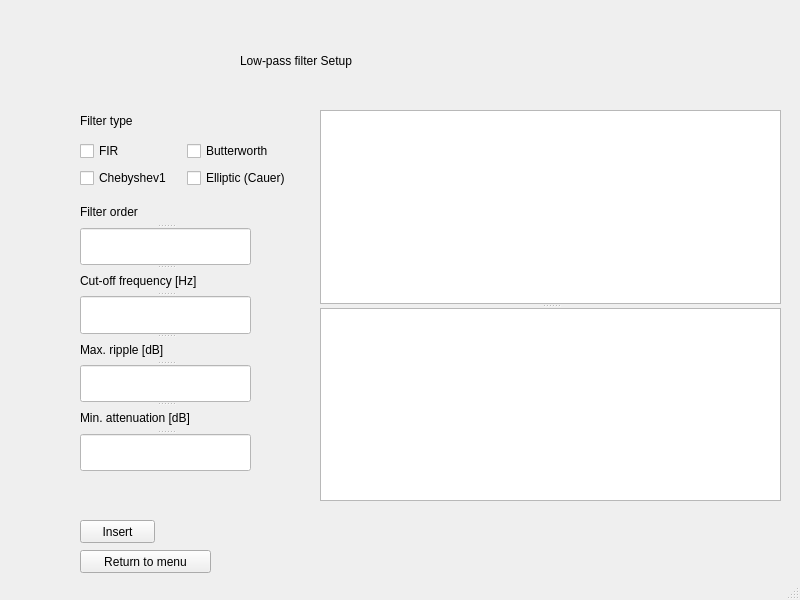
<?xml version="1.0" encoding="UTF-8"?>
<ui version="4.0">
 <class>MainWindow</class>
 <widget class="QMainWindow" name="MainWindow">
  <property name="geometry">
   <rect>
    <x>0</x>
    <y>0</y>
    <width>800</width>
    <height>600</height>
   </rect>
  </property>
  <property name="windowTitle">
   <string>MainWindow</string>
  </property>
  <property name="styleSheet">
   <string notr="true"/>
  </property>
  <widget class="QWidget" name="centralwidget">
   <widget class="QLabel" name="label">
    <property name="geometry">
     <rect>
      <x>240</x>
      <y>30</y>
      <width>301</width>
      <height>61</height>
     </rect>
    </property>
    <property name="styleSheet">
     <string notr="true">font: 24pt &quot;MS Shell Dlg 2&quot;;</string>
    </property>
    <property name="text">
     <string>Low-pass filter Setup</string>
    </property>
   </widget>
   <widget class="QPushButton" name="insert_button">
    <property name="geometry">
     <rect>
      <x>80</x>
      <y>520</y>
      <width>75</width>
      <height>23</height>
     </rect>
    </property>
    <property name="styleSheet">
     <string notr="true"/>
    </property>
    <property name="text">
     <string>Insert</string>
    </property>
   </widget>
   <widget class="QLabel" name="error_label">
    <property name="geometry">
     <rect>
      <x>80</x>
      <y>470</y>
      <width>221</width>
      <height>41</height>
     </rect>
    </property>
    <property name="styleSheet">
     <string notr="true">color: rgb(255, 0, 0);</string>
    </property>
    <property name="text">
     <string/>
    </property>
   </widget>
   <widget class="QPushButton" name="return_button">
    <property name="geometry">
     <rect>
      <x>80</x>
      <y>550</y>
      <width>131</width>
      <height>23</height>
     </rect>
    </property>
    <property name="styleSheet">
     <string notr="true">color: rgb(0, 0, 0);</string>
    </property>
    <property name="text">
     <string>Return to menu</string>
    </property>
   </widget>
   <widget class="QSplitter" name="splitter">
    <property name="geometry">
     <rect>
      <x>320</x>
      <y>110</y>
      <width>461</width>
      <height>391</height>
     </rect>
    </property>
    <property name="orientation">
     <enum>Qt::Vertical</enum>
    </property>
    <widget class="PlotWidget" name="bode_diagram_amp"/>
    <widget class="PlotWidget" name="bode_diagram_phase"/>
   </widget>
   <widget class="QLabel" name="label_4">
    <property name="geometry">
     <rect>
      <x>80</x>
      <y>100</y>
      <width>151</width>
      <height>41</height>
     </rect>
    </property>
    <property name="styleSheet">
     <string notr="true">font: 12pt &quot;MS Shell Dlg 2&quot;;</string>
    </property>
    <property name="text">
     <string>Filter type</string>
    </property>
   </widget>
   <widget class="QWidget" name="">
    <property name="geometry">
     <rect>
      <x>80</x>
      <y>140</y>
      <width>211</width>
      <height>51</height>
     </rect>
    </property>
    <layout class="QGridLayout" name="gridLayout">
     <item row="0" column="0">
      <widget class="QCheckBox" name="FIR_checkbox">
       <property name="text">
        <string>FIR</string>
       </property>
      </widget>
     </item>
     <item row="0" column="1">
      <widget class="QCheckBox" name="Butterworth_checkbox">
       <property name="text">
        <string>Butterworth</string>
       </property>
      </widget>
     </item>
     <item row="1" column="0">
      <widget class="QCheckBox" name="Chebyshev1_checkbox">
       <property name="text">
        <string>Chebyshev1</string>
       </property>
      </widget>
     </item>
     <item row="1" column="1">
      <widget class="QCheckBox" name="Elliptic_checkbox">
       <property name="text">
        <string>Elliptic (Cauer)</string>
       </property>
      </widget>
     </item>
    </layout>
   </widget>
   <widget class="QSplitter" name="splitter_2">
    <property name="geometry">
     <rect>
      <x>80</x>
      <y>200</y>
      <width>171</width>
      <height>271</height>
     </rect>
    </property>
    <property name="orientation">
     <enum>Qt::Vertical</enum>
    </property>
    <widget class="QLabel" name="label_2">
     <property name="styleSheet">
      <string notr="true">font: 12pt &quot;MS Shell Dlg 2&quot;;</string>
     </property>
     <property name="text">
      <string>Filter order</string>
     </property>
    </widget>
    <widget class="QLineEdit" name="num_coeff_line">
     <property name="styleSheet">
      <string notr="true">background-color: rgb(255, 255, 255);</string>
     </property>
    </widget>
    <widget class="QLabel" name="label_3">
     <property name="styleSheet">
      <string notr="true">font: 12pt &quot;MS Shell Dlg 2&quot;;</string>
     </property>
     <property name="text">
      <string>Cut-off frequency [Hz]</string>
     </property>
    </widget>
    <widget class="QLineEdit" name="cut_off_fre_line">
     <property name="styleSheet">
      <string notr="true">background-color: rgb(255, 255, 255);</string>
     </property>
    </widget>
    <widget class="QLabel" name="label_5">
     <property name="styleSheet">
      <string notr="true">font: 12pt &quot;MS Shell Dlg 2&quot;;</string>
     </property>
     <property name="text">
      <string>Max. ripple [dB]</string>
     </property>
    </widget>
    <widget class="QLineEdit" name="max_ripple_line">
     <property name="styleSheet">
      <string notr="true">background-color: rgb(255, 255, 255);</string>
     </property>
    </widget>
    <widget class="QLabel" name="label_6">
     <property name="styleSheet">
      <string notr="true">font: 12pt &quot;MS Shell Dlg 2&quot;;</string>
     </property>
     <property name="text">
      <string>Min. attenuation [dB]</string>
     </property>
    </widget>
    <widget class="QLineEdit" name="min_attenuation_line">
     <property name="styleSheet">
      <string notr="true">background-color: rgb(255, 255, 255);</string>
     </property>
    </widget>
   </widget>
  </widget>
  <widget class="QStatusBar" name="statusbar"/>
 </widget>
 <customwidgets>
  <customwidget>
   <class>PlotWidget</class>
   <extends>QGraphicsView</extends>
   <header location="global">pyqtgraph</header>
  </customwidget>
 </customwidgets>
 <resources/>
 <connections>
  <connection>
   <sender>FIR_checkbox</sender>
   <signal>clicked(bool)</signal>
   <receiver>max_ripple_line</receiver>
   <slot>setDisabled(bool)</slot>
   <hints>
    <hint type="sourcelabel">
     <x>158</x>
     <y>150</y>
    </hint>
    <hint type="destinationlabel">
     <x>158</x>
     <y>383</y>
    </hint>
   </hints>
  </connection>
  <connection>
   <sender>FIR_checkbox</sender>
   <signal>clicked(bool)</signal>
   <receiver>min_attenuation_line</receiver>
   <slot>setDisabled(bool)</slot>
   <hints>
    <hint type="sourcelabel">
     <x>116</x>
     <y>136</y>
    </hint>
    <hint type="destinationlabel">
     <x>122</x>
     <y>447</y>
    </hint>
   </hints>
  </connection>
  <connection>
   <sender>Butterworth_checkbox</sender>
   <signal>clicked(bool)</signal>
   <receiver>max_ripple_line</receiver>
   <slot>setDisabled(bool)</slot>
   <hints>
    <hint type="sourcelabel">
     <x>228</x>
     <y>143</y>
    </hint>
    <hint type="destinationlabel">
     <x>217</x>
     <y>377</y>
    </hint>
   </hints>
  </connection>
  <connection>
   <sender>Butterworth_checkbox</sender>
   <signal>clicked(bool)</signal>
   <receiver>min_attenuation_line</receiver>
   <slot>setDisabled(bool)</slot>
   <hints>
    <hint type="sourcelabel">
     <x>234</x>
     <y>139</y>
    </hint>
    <hint type="destinationlabel">
     <x>186</x>
     <y>455</y>
    </hint>
   </hints>
  </connection>
  <connection>
   <sender>Chebyshev1_checkbox</sender>
   <signal>clicked(bool)</signal>
   <receiver>min_attenuation_line</receiver>
   <slot>setDisabled(bool)</slot>
   <hints>
    <hint type="sourcelabel">
     <x>108</x>
     <y>168</y>
    </hint>
    <hint type="destinationlabel">
     <x>103</x>
     <y>452</y>
    </hint>
   </hints>
  </connection>
  <connection>
   <sender>FIR_checkbox</sender>
   <signal>clicked(bool)</signal>
   <receiver>Butterworth_checkbox</receiver>
   <slot>setDisabled(bool)</slot>
   <hints>
    <hint type="sourcelabel">
     <x>137</x>
     <y>141</y>
    </hint>
    <hint type="destinationlabel">
     <x>205</x>
     <y>142</y>
    </hint>
   </hints>
  </connection>
  <connection>
   <sender>FIR_checkbox</sender>
   <signal>clicked(bool)</signal>
   <receiver>Chebyshev1_checkbox</receiver>
   <slot>setDisabled(bool)</slot>
   <hints>
    <hint type="sourcelabel">
     <x>115</x>
     <y>145</y>
    </hint>
    <hint type="destinationlabel">
     <x>115</x>
     <y>168</y>
    </hint>
   </hints>
  </connection>
  <connection>
   <sender>FIR_checkbox</sender>
   <signal>clicked(bool)</signal>
   <receiver>Elliptic_checkbox</receiver>
   <slot>setDisabled(bool)</slot>
   <hints>
    <hint type="sourcelabel">
     <x>132</x>
     <y>142</y>
    </hint>
    <hint type="destinationlabel">
     <x>219</x>
     <y>169</y>
    </hint>
   </hints>
  </connection>
  <connection>
   <sender>Butterworth_checkbox</sender>
   <signal>clicked(bool)</signal>
   <receiver>FIR_checkbox</receiver>
   <slot>setDisabled(bool)</slot>
   <hints>
    <hint type="sourcelabel">
     <x>197</x>
     <y>145</y>
    </hint>
    <hint type="destinationlabel">
     <x>165</x>
     <y>145</y>
    </hint>
   </hints>
  </connection>
  <connection>
   <sender>Butterworth_checkbox</sender>
   <signal>clicked(bool)</signal>
   <receiver>Chebyshev1_checkbox</receiver>
   <slot>setDisabled(bool)</slot>
   <hints>
    <hint type="sourcelabel">
     <x>217</x>
     <y>142</y>
    </hint>
    <hint type="destinationlabel">
     <x>166</x>
     <y>170</y>
    </hint>
   </hints>
  </connection>
  <connection>
   <sender>Butterworth_checkbox</sender>
   <signal>clicked(bool)</signal>
   <receiver>Elliptic_checkbox</receiver>
   <slot>setDisabled(bool)</slot>
   <hints>
    <hint type="sourcelabel">
     <x>200</x>
     <y>141</y>
    </hint>
    <hint type="destinationlabel">
     <x>203</x>
     <y>165</y>
    </hint>
   </hints>
  </connection>
  <connection>
   <sender>Chebyshev1_checkbox</sender>
   <signal>clicked(bool)</signal>
   <receiver>FIR_checkbox</receiver>
   <slot>setDisabled(bool)</slot>
   <hints>
    <hint type="sourcelabel">
     <x>166</x>
     <y>165</y>
    </hint>
    <hint type="destinationlabel">
     <x>166</x>
     <y>143</y>
    </hint>
   </hints>
  </connection>
  <connection>
   <sender>Chebyshev1_checkbox</sender>
   <signal>clicked(bool)</signal>
   <receiver>Butterworth_checkbox</receiver>
   <slot>setDisabled(bool)</slot>
   <hints>
    <hint type="sourcelabel">
     <x>157</x>
     <y>174</y>
    </hint>
    <hint type="destinationlabel">
     <x>205</x>
     <y>143</y>
    </hint>
   </hints>
  </connection>
  <connection>
   <sender>Chebyshev1_checkbox</sender>
   <signal>clicked(bool)</signal>
   <receiver>Elliptic_checkbox</receiver>
   <slot>setDisabled(bool)</slot>
   <hints>
    <hint type="sourcelabel">
     <x>168</x>
     <y>171</y>
    </hint>
    <hint type="destinationlabel">
     <x>209</x>
     <y>172</y>
    </hint>
   </hints>
  </connection>
  <connection>
   <sender>Elliptic_checkbox</sender>
   <signal>clicked(bool)</signal>
   <receiver>FIR_checkbox</receiver>
   <slot>setDisabled(bool)</slot>
   <hints>
    <hint type="sourcelabel">
     <x>199</x>
     <y>169</y>
    </hint>
    <hint type="destinationlabel">
     <x>166</x>
     <y>145</y>
    </hint>
   </hints>
  </connection>
  <connection>
   <sender>Elliptic_checkbox</sender>
   <signal>clicked(bool)</signal>
   <receiver>Butterworth_checkbox</receiver>
   <slot>setDisabled(bool)</slot>
   <hints>
    <hint type="sourcelabel">
     <x>235</x>
     <y>170</y>
    </hint>
    <hint type="destinationlabel">
     <x>237</x>
     <y>145</y>
    </hint>
   </hints>
  </connection>
  <connection>
   <sender>Elliptic_checkbox</sender>
   <signal>clicked(bool)</signal>
   <receiver>Chebyshev1_checkbox</receiver>
   <slot>setDisabled(bool)</slot>
   <hints>
    <hint type="sourcelabel">
     <x>202</x>
     <y>169</y>
    </hint>
    <hint type="destinationlabel">
     <x>162</x>
     <y>163</y>
    </hint>
   </hints>
  </connection>
  <connection>
   <sender>FIR_checkbox</sender>
   <signal>clicked(bool)</signal>
   <receiver>label_5</receiver>
   <slot>setDisabled(bool)</slot>
   <hints>
    <hint type="sourcelabel">
     <x>93</x>
     <y>137</y>
    </hint>
    <hint type="destinationlabel">
     <x>114</x>
     <y>342</y>
    </hint>
   </hints>
  </connection>
  <connection>
   <sender>FIR_checkbox</sender>
   <signal>clicked(bool)</signal>
   <receiver>label_6</receiver>
   <slot>setDisabled(bool)</slot>
   <hints>
    <hint type="sourcelabel">
     <x>88</x>
     <y>146</y>
    </hint>
    <hint type="destinationlabel">
     <x>100</x>
     <y>419</y>
    </hint>
   </hints>
  </connection>
  <connection>
   <sender>Butterworth_checkbox</sender>
   <signal>clicked(bool)</signal>
   <receiver>label_5</receiver>
   <slot>setDisabled(bool)</slot>
   <hints>
    <hint type="sourcelabel">
     <x>243</x>
     <y>138</y>
    </hint>
    <hint type="destinationlabel">
     <x>169</x>
     <y>343</y>
    </hint>
   </hints>
  </connection>
  <connection>
   <sender>Butterworth_checkbox</sender>
   <signal>clicked(bool)</signal>
   <receiver>label_6</receiver>
   <slot>setDisabled(bool)</slot>
   <hints>
    <hint type="sourcelabel">
     <x>284</x>
     <y>142</y>
    </hint>
    <hint type="destinationlabel">
     <x>224</x>
     <y>405</y>
    </hint>
   </hints>
  </connection>
  <connection>
   <sender>Chebyshev1_checkbox</sender>
   <signal>clicked(bool)</signal>
   <receiver>label_6</receiver>
   <slot>setDisabled(bool)</slot>
   <hints>
    <hint type="sourcelabel">
     <x>122</x>
     <y>171</y>
    </hint>
    <hint type="destinationlabel">
     <x>139</x>
     <y>415</y>
    </hint>
   </hints>
  </connection>
 </connections>
</ui>
